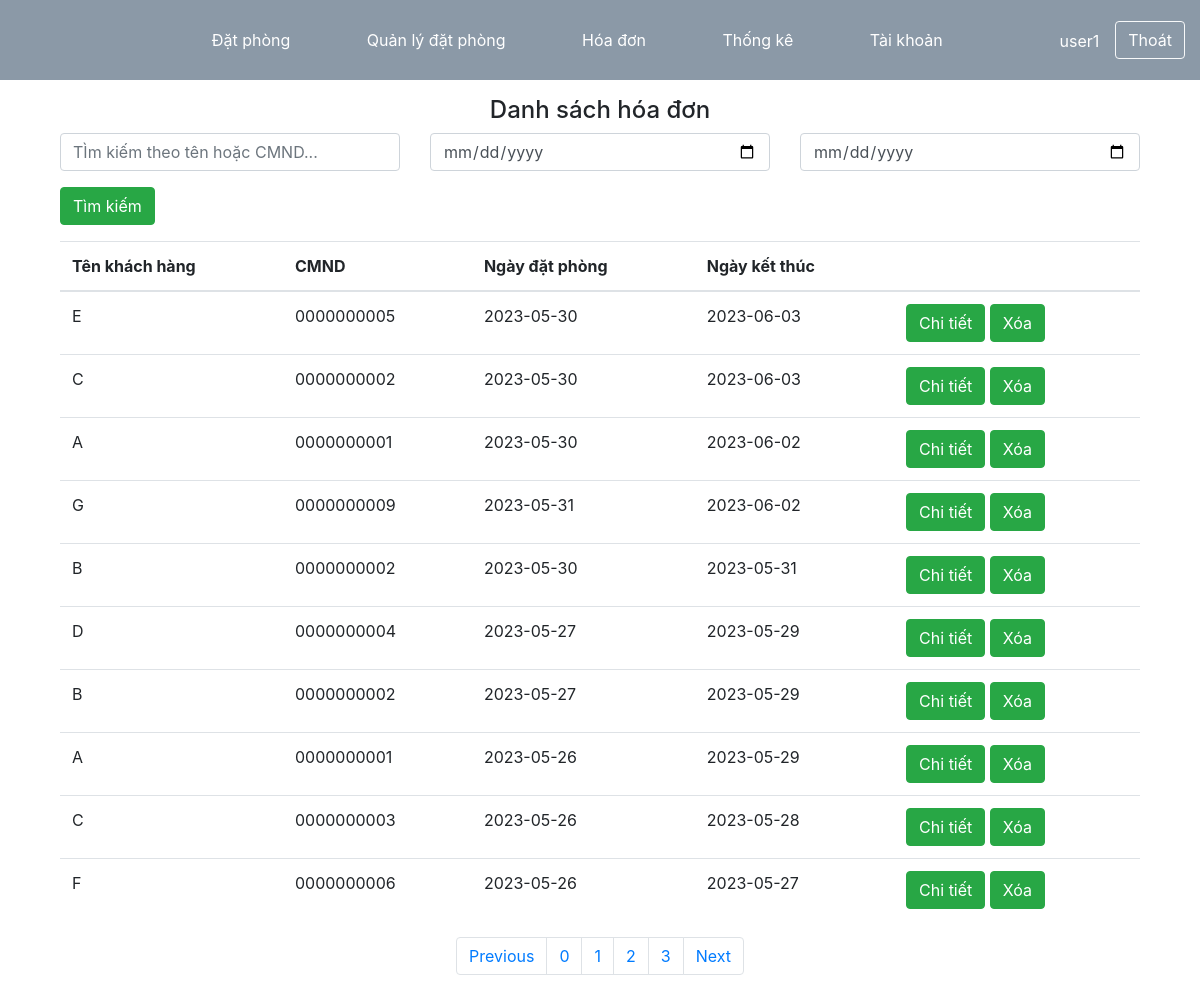
Page /nhanvien/index.php?action=hoadon (signed in) on the earlier database version.
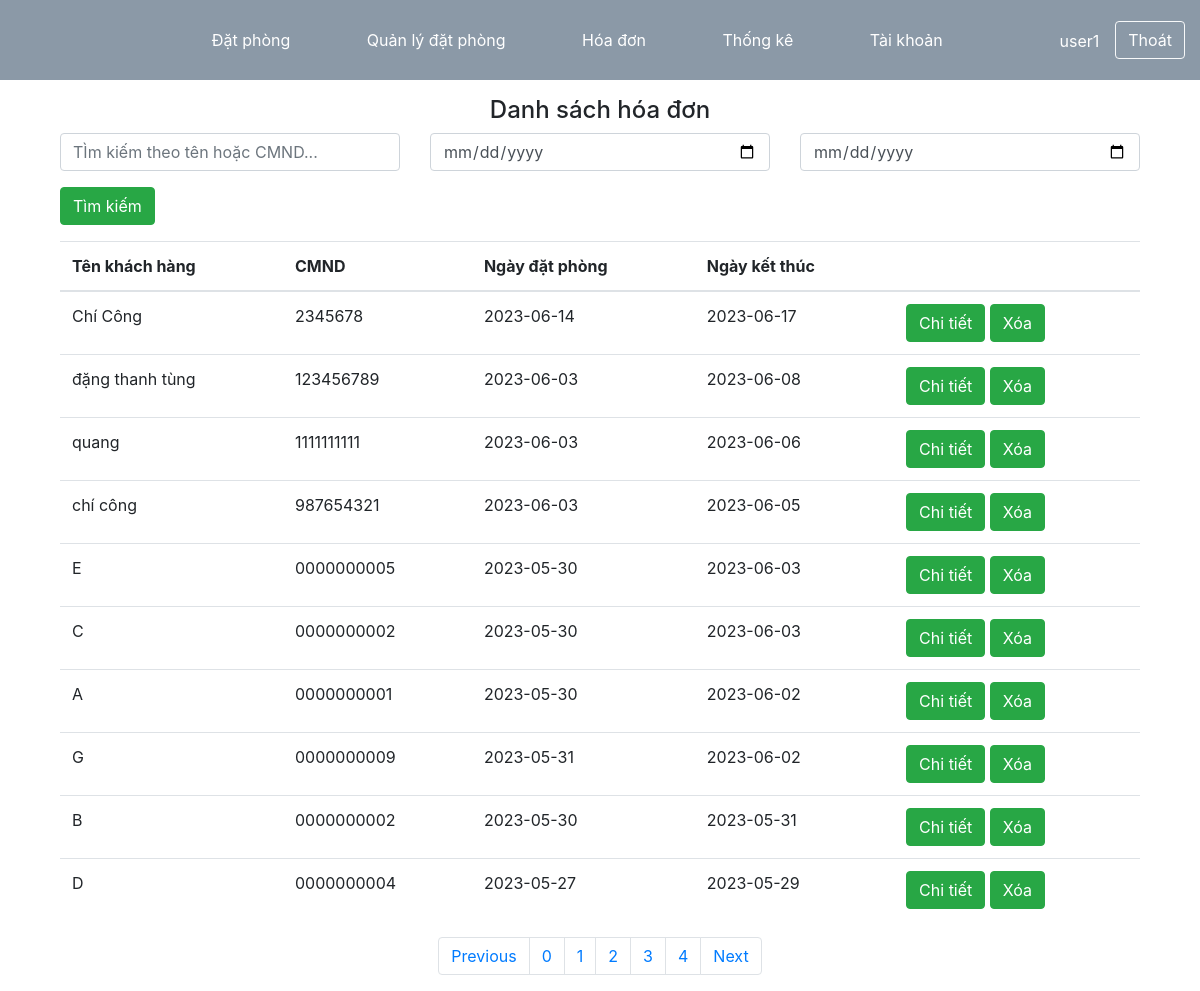
Same page on the later database version.
### tables this page shows
CREATE TABLE IF NOT EXISTS `hoadon` (
  `ID` varchar(50) NOT NULL,
  `datphongID` int NOT NULL,
  `loaithanhtoan` varchar(50) NOT NULL,
  `tongtienthanhtoan` decimal(10,0) NOT NULL,
  `tenkhachhang` varchar(50) NOT NULL,
  `tennguoithanhtoan` varchar(50) NOT NULL,
  `ngaydatphong` date NOT NULL,
  `ngayketthuc` date NOT NULL,
  `diachinguoithanhtoan` varchar(100) NOT NULL,
  `MST` varchar(50) NOT NULL,
  `stk` varchar(50) NOT NULL,
  `tongtiensauthue` decimal(10,0) NOT NULL,
  `VAT` double(10,2) NOT NULL,
  `VATthanhtoan` decimal(10,0) NOT NULL,
  `songaythue` int NOT NULL,
  `phuthuloaikhach` double(10,2) NOT NULL,
  `CMND` varchar(50) NOT NULL,
  PRIMARY KEY (`ID`)
);

### nhanvien/hoadon/XL_danhmuchoadon.php (called while the page is built, shortened)
<?php
	$hd = new hoadonModel();
	$key = "";
	$tungay = "";
	$denngay = "";
	$url_query = "";
	$page = 0;
	if(!isset($_GET['p']))
	{
		$page = 0;
	}
	else{
		$page = $_GET['p'];
		$url_query = $url_query."&p=".$_GET['p'];
	}
	$limit = 10;
	$count = 0;
	$ds_hd = $hd->phantrang($page,$key,$tungay,$denngay,$limit,$count);
	include('../lib/phantrang.php');
	$url = 'index.php?action=hoadon'.$url_query;
	$phantrang = phantrang($count,$url,$limit);
 ?>

### models/database.php (called while the page is built, shortened)
<?php
	class connect{
		public function get_data($sql)
		{
			$conn = mysqli_connect("localhost","root","","quanlykhachsan");
			$result = mysqli_query($conn,$sql);
			$arr = mysqli_fetch_all($result,MYSQLI_ASSOC);
			return $arr;
		}
	}
 ?>

### models/hoadonModel.php (called while the page is built, shortened)
<?php
	class hoadonModel extends connect
	{
		public function phantrang($p,$key,$tungay,$denngay,$limit,&$count)
		{
			$offset = $limit*$p;
			$sql = "select count(ID) as count from hoadon where tenkhachhang like '%$key%' or CMND like '%$key%';";
			$ds = $this->get_data($sql);
			if(isset($tungay)&&isset($denngay)&&$tungay!=''&&$denngay!='')
			{
				$sql = "select * from hoadon where (tenkhachhang like '%$key%' or CMND like '%$key%') and (ngayketthuc between '$tungay' and
				'$denngay') ORDER BY ngayketthuc DESC LIMIT $limit OFFSET $offset;";
				$ds = $this->get_data($sql);
			}
			else{
				$sql = "select * from hoadon where tenkhachhang like '%$key%' or CMND like '%$key%' ORDER BY ngayketthuc DESC LIMIT $limit OFFSET $offset;";
				$ds = $this->get_data($sql);
			}
			return $ds;
		}
	}
 ?>

### nhanvien/hoadon/load_danhmuchoadon.php (the view, shortened to what this page needs)
<div style="width:90%; margin: 0 auto;">
	<div class="text-center"><h4>Danh sách hóa đơn</h4></div>
	<form action='index.php?action=hoadon<?php echo $url_query ?>' method="GET">
		<div class="row">
			<div class="col col-md-4">
				<input class="form-control" type="text" name="key" placeholder="TÌm kiếm theo tên hoặc CMND...">
			</div>
			<div class="col col-md-4">
				<input class="form-control" type="date" name="tungay" value="">
			</div>
			<div class="col col-md-4">
				<input class="form-control" type="date" name="denngay" value="">
			</div>
		</div>
		<div class="mt-3 mb-3">
			<input type="submit" class="btn btn-success" name="btn_timkiem" value="Tìm kiếm">
		</div>
	</form>
	<table class="table">
	  <thead>
	    <tr>
	      <th scope="col">Tên khách hàng</th>
	      <th scope="col">CMND</th>
	      <th scope="col">Ngày đặt phòng</th>
	      <th scope="col">Ngày kết thúc</th>
	      <th scope="col"></th>
	    </tr>
	  </thead>
	  <tbody>
	  	<?php foreach ($ds_hd as $key => $value): ?>
	  		<tr>
		      <td><?php echo $value['tenkhachhang'] ?></td>
		      <td><?php echo $value['CMND'] ?></td>
		      <td><?php echo $value['ngaydatphong'] ?></td>
		      <td><?php echo $value['ngayketthuc'] ?></td>
		      <td>
		      	<a href="index.php?action=chitiethoadon&id=<?php echo $value['ID'] ?>"><button class="btn btn-success">Chi tiết</button></a>
		      	<a href="index.php?action=hoadon<?php echo $url_query ?>&xoahd=0&id=<?php echo $value['ID'] ?>"><button class="btn btn-success">Xóa</button></a>
		      </td>
		    </tr>
	  	<?php endforeach ?>
	  </tbody>
	</table>
	<div class="text-center"><?php echo $phantrang ?></div>
</div>

### lib/phantrang.php
<?php
    function phantrang($count,$url,$limit){
        if($limit>0)
        {
          $sl_p = ceil($count/$limit);
          $phantrang = '<nav aria-label="Page navigation example">
                    <ul class="pagination justify-content-center">
                    <li class="page-item"><a class="page-link" href="">Previous</a></li>';
          for($i = 0;$i<$sl_p;$i++)
          {
            $phantrang.='<li class="page-item"><a class="page-link" href="'.$url.'&p='.$i.'">'.$i.'</a></li>';
          }
            $phantrang.='<li class="page-item"><a class="page-link" href="">Next</a></li>
                      </nav>';
          }
          return $phantrang;
    }
?>

Differences in the rows shown:
no longer on this page (row unchanged): hoadon: tenkhachhang "B", CMND "0000000002", ngaydatphong "2023-05-27", ngayketthuc "2023-05-29"
no longer on this page (row unchanged): hoadon: tenkhachhang "A", CMND "0000000001", ngaydatphong "2023-05-26", ngayketthuc "2023-05-29"
no longer on this page (row unchanged): hoadon: tenkhachhang "C", CMND "0000000003", ngaydatphong "2023-05-26", ngayketthuc "2023-05-28"
no longer on this page (row unchanged): hoadon: tenkhachhang "F", CMND "0000000006", ngaydatphong "2023-05-26", ngayketthuc "2023-05-27"
added hoadon: tenkhachhang "Chí Công", CMND "2345678", ngaydatphong "2023-06-14", ngayketthuc "2023-06-17"
added hoadon: tenkhachhang "đặng thanh tùng", CMND "123456789", ngaydatphong "2023-06-03", ngayketthuc "2023-06-08"
added hoadon: tenkhachhang "quang", CMND "1111111111", ngaydatphong "2023-06-03", ngayketthuc "2023-06-06"
added hoadon: tenkhachhang "chí công", CMND "987654321", ngaydatphong "2023-06-03", ngayketthuc "2023-06-05"
Other differences:
new list line: "4"
